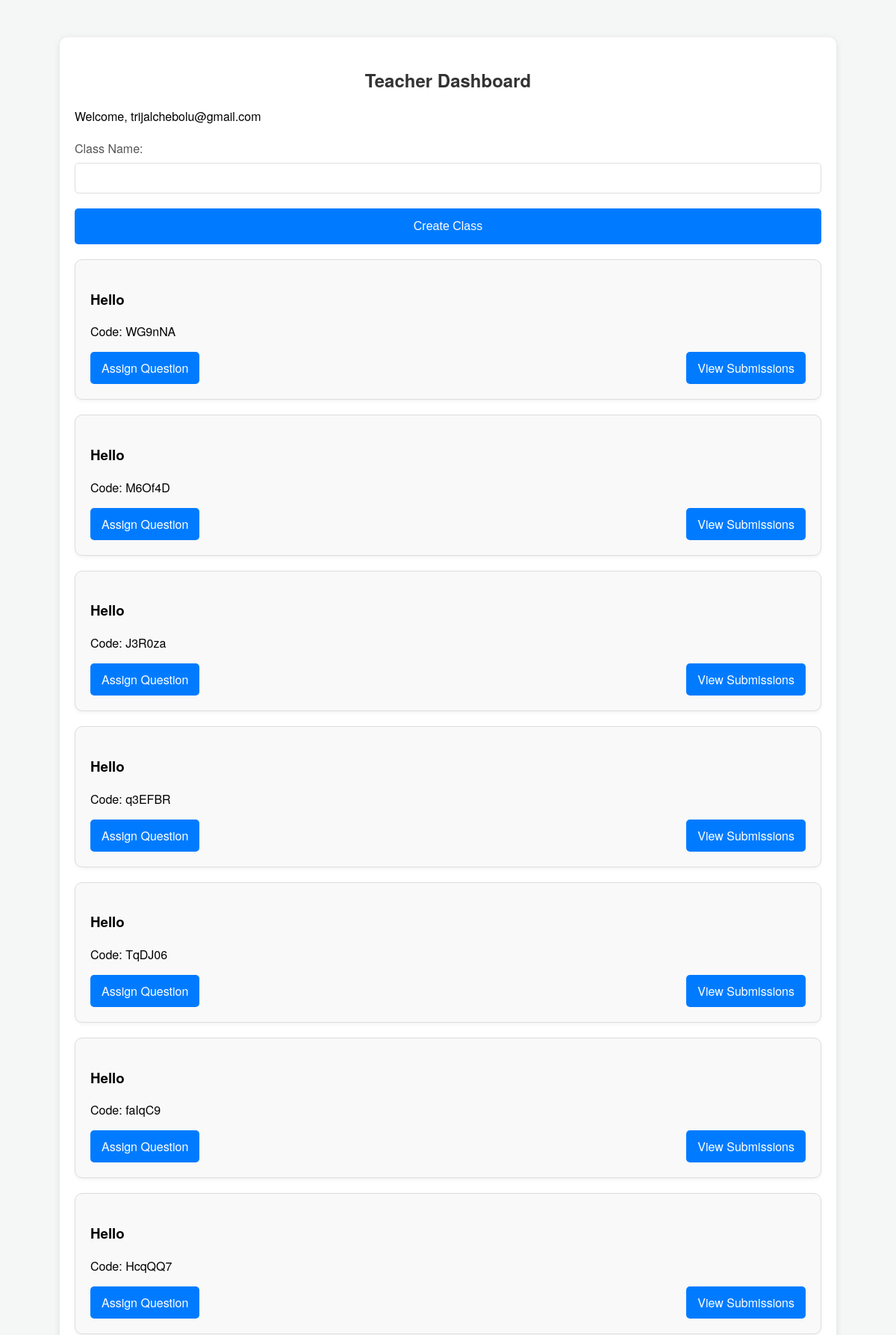
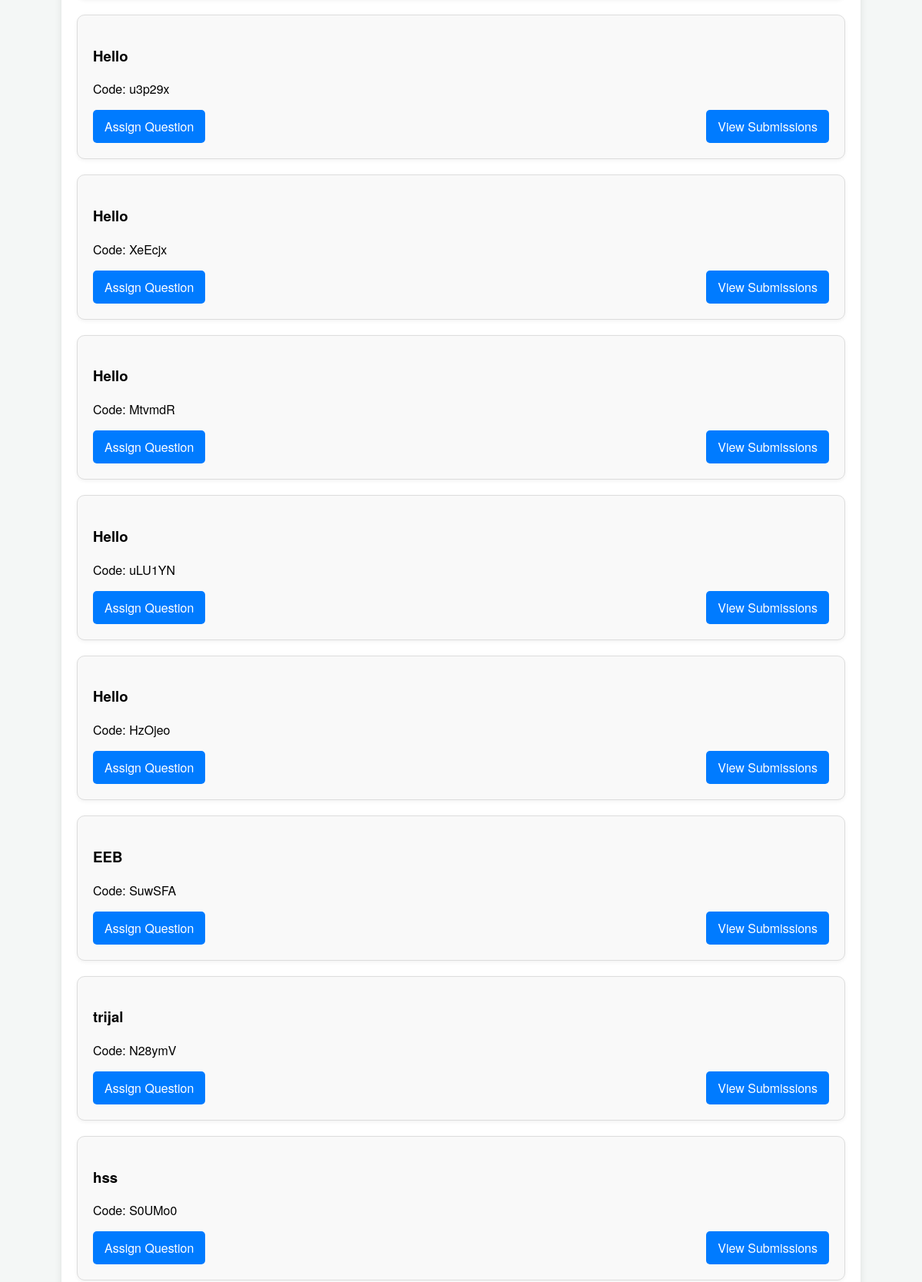
The app's page /teacher_dashboard (signed in, upper part) with its own data (2 pictures, top to bottom).
### tables this page shows
CREATE TABLE classes (
        id INTEGER PRIMARY KEY AUTOINCREMENT,
        name TEXT NOT NULL,
        code TEXT NOT NULL,
        teacher_id INTEGER,
        FOREIGN KEY (teacher_id) REFERENCES users (id)
    );

### chem_app/chem_app/app.py (the view)
@app.route('/teacher_dashboard')
def teacher_dashboard():
    if 'role' in session and session['role'] == 'teacher':
        connection = create_connection('users.db')
        cur = connection.cursor()
        cur.execute("SELECT id, name, code FROM classes WHERE teacher_id = (SELECT id FROM users WHERE email = ?)", (session['email'],))
        classes = cur.fetchall()
        connection.close()
        return render_template('teacher_dashboard.html', classes=classes)
    return redirect(url_for('home'))

### chem_app/chem_app/app.py (called while the page is built)
def create_connection(db_file):
    connection = None
    try:
        connection = sqlite3.connect(db_file)
    except sqlite3.Error as e:
        print(e)
    return connection

### chem_app/chem_app/Templates/teacher_dashboard.html (shortened to what this page needs)
<!DOCTYPE html>
<html lang="en">
<head>
    <link rel="stylesheet" href="{{ url_for('static', filename='css/styles.css') }}">
</head>
<body>
    <div class="container">
        <h2>Teacher Dashboard</h2>
        <p>Welcome, {{ session['email'] }}</p>
        <form action="/create_class" method="POST">
            <label for="class_name">Class Name:</label>
            <input id="class_name" name="class_name" type="text" required>
            <input type="submit" value="Create Class">
        </form>
        <div id="classBoxes">
            {% for class in classes %}
                <div class="class-box">
                    <h3>{{ class[1] }}</h3>
                    <p>Code: {{ class[2] }}</p>
                    <div class="class-links">
                        <a href="/assign_question/{{ class[0] }}">Assign Question</a>
                        <a href="/view_submissions/{{ class[0] }}">View Submissions</a>
                    </div>
                </div>
            {% endfor %}
        </div>
    </div>
</body>
</html>

### chem_app/chem_app/static/css/styles.css (style rules this page uses)
body { font-family: Arial, sans-serif; margin: 0; padding: 0; background-color: #f0f0f0; }
.container { max-width: 600px; margin: 50px auto; padding: 20px; background-color: #fff; border-radius: 5px; box-shadow: 0 0 10px rgba(0, 0, 0, 0.1); }
form { margin-top: 20px; }
label { display: block; margin-bottom: 5px; }
input[type="text"], input[type="email"], input[type="password"] { width: 100%; padding: 10px; margin-bottom: 15px; border: 1px solid #ccc; border-radius: 5px; box-sizing: border-box; }
input[type="submit"] { width: 100%; padding: 10px; background-color: #007bff; color: #fff; border: none; border-radius: 5px; cursor: pointer; }

### chem_app/chem_app/Templates/teacher_dashboard.html (style rules this page uses)
body { font-family: 'Helvetica Neue', Arial, sans-serif; margin: 0; padding: 0; background-color: #f4f7f6; }
.container { max-width: 1000px; margin: 50px auto; padding: 20px; background-color: #fff; border-radius: 10px; box-shadow: 0 2px 10px rgba(0, 0, 0, 0.1); }
h2 { text-align: center; color: #333; }
form { margin-top: 20px; margin-bottom: 20px; }
label { display: block; margin-bottom: 8px; color: #555; }
input[type="text"] { width: 100%; padding: 12px; margin-bottom: 20px; border: 1px solid #ddd; border-radius: 5px; box-sizing: border-box; }
input[type="submit"] { width: 100%; padding: 15px; background-color: #007bff; color: #fff; border: none; border-radius: 5px; cursor: pointer; font-size: 16px; }
.class-box { margin-bottom: 20px; padding: 20px; border: 1px solid #ddd; border-radius: 10px; background-color: #f9f9f9; box-shadow: 0 2px 5px rgba(0, 0, 0, 0.05); }
.class-links { display: flex; justify-content: space-between; margin-top: 10px; }
.class-links a { padding: 10px 15px; background-color: #007bff; color: #fff; text-decoration: none; border-radius: 5px; }

### records on screen
classes: name "Hello", code "WG9nNA"
classes: name "Hello", code "M6Of4D"
classes: name "Hello", code "J3R0za"
classes: name "Hello", code "q3EFBR"
classes: name "Hello", code "TqDJ06"
classes: name "Hello", code "faIqC9"
classes: name "Hello", code "HcqQQ7"
classes: name "Hello", code "u3p29x"
classes: name "Hello", code "XeEcjx"
classes: name "Hello", code "MtvmdR"
classes: name "Hello", code "uLU1YN"
classes: name "Hello", code "HzOjeo"
classes: name "EEB", code "SuwSFA"
classes: name "trijal", code "N28ymV"
classes: name "hss", code "S0UMo0"

### other values on screen
{{ session['email'] }} "trijalchebolu@gmail.com"
